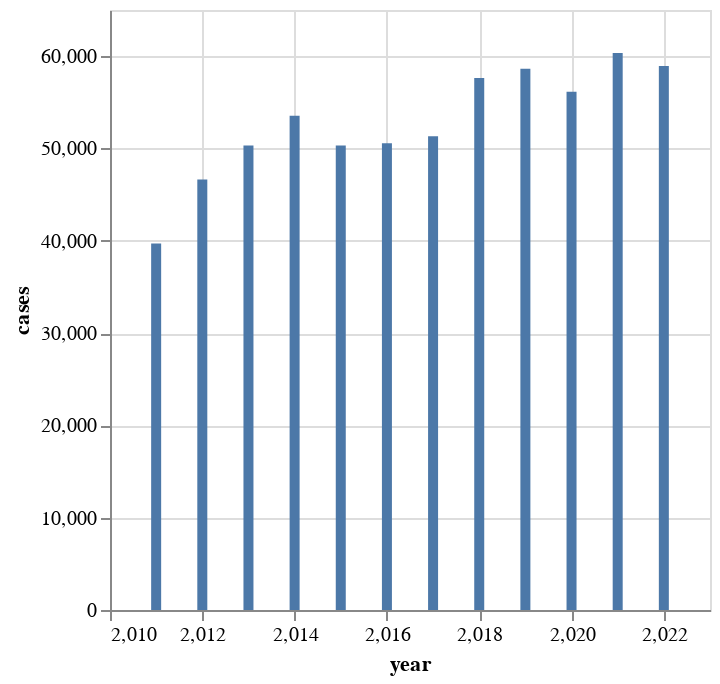

The cell this chart's notebook holds for it:
### Markdown cell above
#### Visualize

### Code cell
alt.Chart(annual_cases).mark_bar().encode(
    x='year',
    y='cases'
)

### Figure 1 — Vega-Lite specification as saved in the notebook (floating-point values rounded to 4 significant figures)
{"config": {"view": {"continuousWidth": 300, "continuousHeight": 300}}, "data": {"name": "data-c1197b2cb5c76a664aa33a6590d6803b"}, "mark": {"type": "bar"}, "encoding": {"x": {"field": "year", "type": "quantitative"}, "y": {"field": "cases", "type": "quantitative"}}, "$schema": "https://vega.github.io/schema/vega-lite/v5.8.0.json", "datasets": {"data-c1197b2cb5c76a664aa33a6590d6803b": [{"year": 2011, "cases": 39708}, {"year": 2012, "cases": 46643}, {"year": 2013, "cases": 50309}, {"year": 2014, "cases": 53531}, {"year": 2015, "cases": 50334}, {"year": 2016, "cases": 50573}, {"year": 2017, "cases": 51325}, {"year": 2018, "cases": 57636}, {"year": 2019, "cases": 58633}, {"year": 2020, "cases": 56145}, {"year": 2021, "cases": 60332}, {"year": 2022, "cases": 58934}]}}
